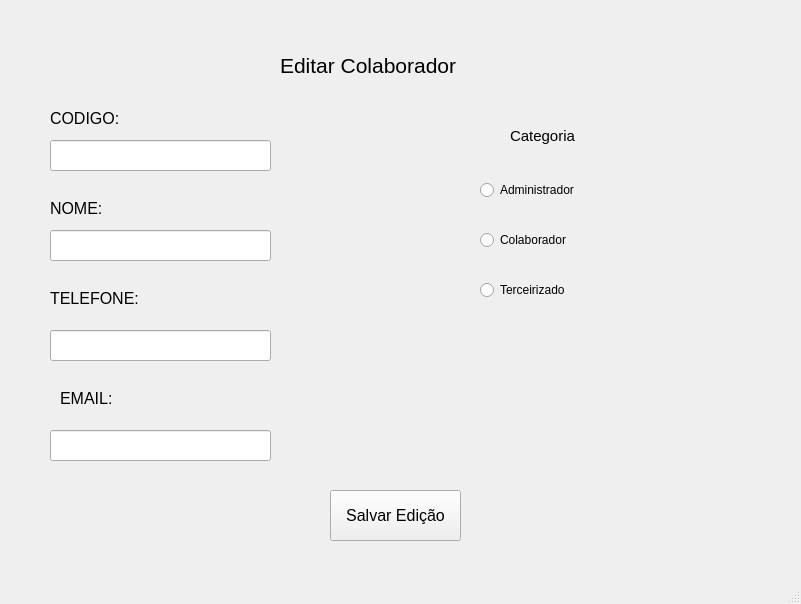
<?xml version="1.0" encoding="UTF-8"?>
<ui version="4.0">
 <class>MainWindow</class>
 <widget class="QMainWindow" name="MainWindow">
  <property name="geometry">
   <rect>
    <x>0</x>
    <y>0</y>
    <width>801</width>
    <height>604</height>
   </rect>
  </property>
  <property name="windowTitle">
   <string>MainWindow</string>
  </property>
  <widget class="QWidget" name="centralwidget">
   <widget class="QLabel" name="label">
    <property name="geometry">
     <rect>
      <x>280</x>
      <y>50</y>
      <width>231</width>
      <height>31</height>
     </rect>
    </property>
    <property name="font">
     <font>
      <pointsize>16</pointsize>
     </font>
    </property>
    <property name="text">
     <string>Editar Colaborador</string>
    </property>
   </widget>
   <widget class="QLabel" name="lab_codigo">
    <property name="geometry">
     <rect>
      <x>50</x>
      <y>110</y>
      <width>91</width>
      <height>16</height>
     </rect>
    </property>
    <property name="font">
     <font>
      <pointsize>12</pointsize>
     </font>
    </property>
    <property name="text">
     <string>CODIGO:</string>
    </property>
   </widget>
   <widget class="QLabel" name="lab_nome">
    <property name="geometry">
     <rect>
      <x>50</x>
      <y>200</y>
      <width>71</width>
      <height>16</height>
     </rect>
    </property>
    <property name="font">
     <font>
      <pointsize>12</pointsize>
     </font>
    </property>
    <property name="text">
     <string>NOME:</string>
    </property>
   </widget>
   <widget class="QLabel" name="lab_telefone">
    <property name="geometry">
     <rect>
      <x>50</x>
      <y>290</y>
      <width>111</width>
      <height>16</height>
     </rect>
    </property>
    <property name="font">
     <font>
      <pointsize>12</pointsize>
     </font>
    </property>
    <property name="text">
     <string>TELEFONE:</string>
    </property>
   </widget>
   <widget class="QLabel" name="lab_email">
    <property name="geometry">
     <rect>
      <x>60</x>
      <y>390</y>
      <width>71</width>
      <height>16</height>
     </rect>
    </property>
    <property name="font">
     <font>
      <pointsize>12</pointsize>
     </font>
    </property>
    <property name="text">
     <string>EMAIL:</string>
    </property>
   </widget>
   <widget class="QLineEdit" name="codigo">
    <property name="geometry">
     <rect>
      <x>50</x>
      <y>140</y>
      <width>221</width>
      <height>31</height>
     </rect>
    </property>
    <property name="font">
     <font>
      <pointsize>14</pointsize>
     </font>
    </property>
   </widget>
   <widget class="QLineEdit" name="email">
    <property name="geometry">
     <rect>
      <x>50</x>
      <y>430</y>
      <width>221</width>
      <height>31</height>
     </rect>
    </property>
    <property name="font">
     <font>
      <pointsize>14</pointsize>
     </font>
    </property>
   </widget>
   <widget class="QLineEdit" name="telefone">
    <property name="geometry">
     <rect>
      <x>50</x>
      <y>330</y>
      <width>221</width>
      <height>31</height>
     </rect>
    </property>
    <property name="font">
     <font>
      <pointsize>14</pointsize>
     </font>
    </property>
   </widget>
   <widget class="QLineEdit" name="nome">
    <property name="geometry">
     <rect>
      <x>50</x>
      <y>230</y>
      <width>221</width>
      <height>31</height>
     </rect>
    </property>
    <property name="font">
     <font>
      <pointsize>14</pointsize>
     </font>
    </property>
   </widget>
   <widget class="QLabel" name="label_2">
    <property name="geometry">
     <rect>
      <x>510</x>
      <y>120</y>
      <width>81</width>
      <height>31</height>
     </rect>
    </property>
    <property name="font">
     <font>
      <pointsize>11</pointsize>
     </font>
    </property>
    <property name="text">
     <string>Categoria</string>
    </property>
   </widget>
   <widget class="QRadioButton" name="adm">
    <property name="geometry">
     <rect>
      <x>480</x>
      <y>180</y>
      <width>111</width>
      <height>20</height>
     </rect>
    </property>
    <property name="text">
     <string>Administrador</string>
    </property>
   </widget>
   <widget class="QRadioButton" name="colab">
    <property name="geometry">
     <rect>
      <x>480</x>
      <y>230</y>
      <width>101</width>
      <height>20</height>
     </rect>
    </property>
    <property name="text">
     <string>Colaborador</string>
    </property>
   </widget>
   <widget class="QRadioButton" name="terceirizado">
    <property name="geometry">
     <rect>
      <x>480</x>
      <y>280</y>
      <width>101</width>
      <height>20</height>
     </rect>
    </property>
    <property name="text">
     <string>Terceirizado</string>
    </property>
   </widget>
   <widget class="QPushButton" name="btn_salvar">
    <property name="geometry">
     <rect>
      <x>330</x>
      <y>490</y>
      <width>131</width>
      <height>51</height>
     </rect>
    </property>
    <property name="font">
     <font>
      <pointsize>12</pointsize>
     </font>
    </property>
    <property name="text">
     <string>Salvar Edição</string>
    </property>
   </widget>
  </widget>
  <widget class="QMenuBar" name="menubar">
   <property name="geometry">
    <rect>
     <x>0</x>
     <y>0</y>
     <width>801</width>
     <height>26</height>
    </rect>
   </property>
  </widget>
  <widget class="QStatusBar" name="statusbar"/>
 </widget>
 <resources/>
 <connections/>
</ui>
